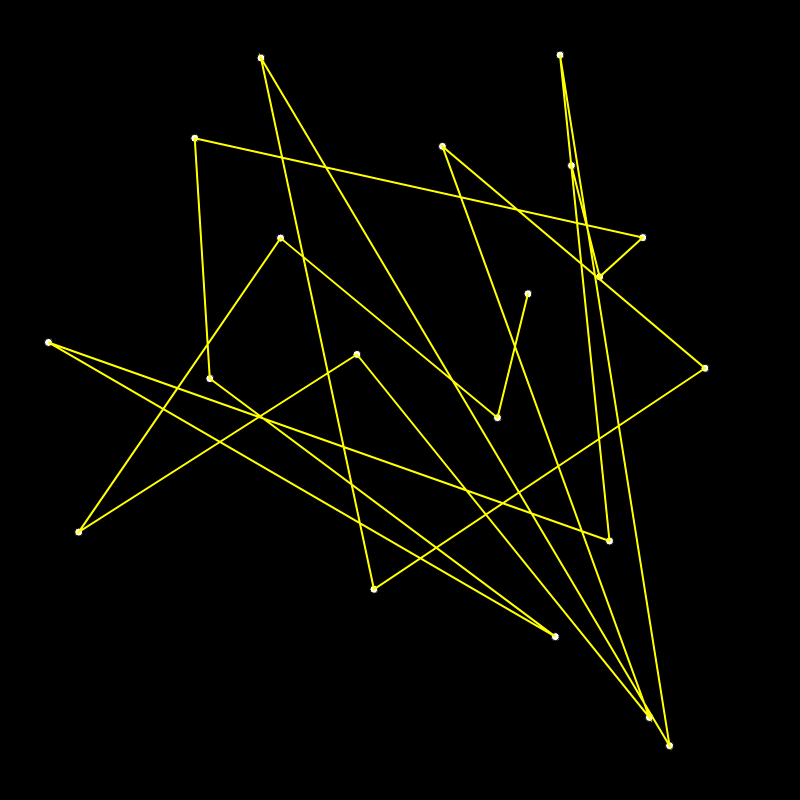
Frame 1 (no input)
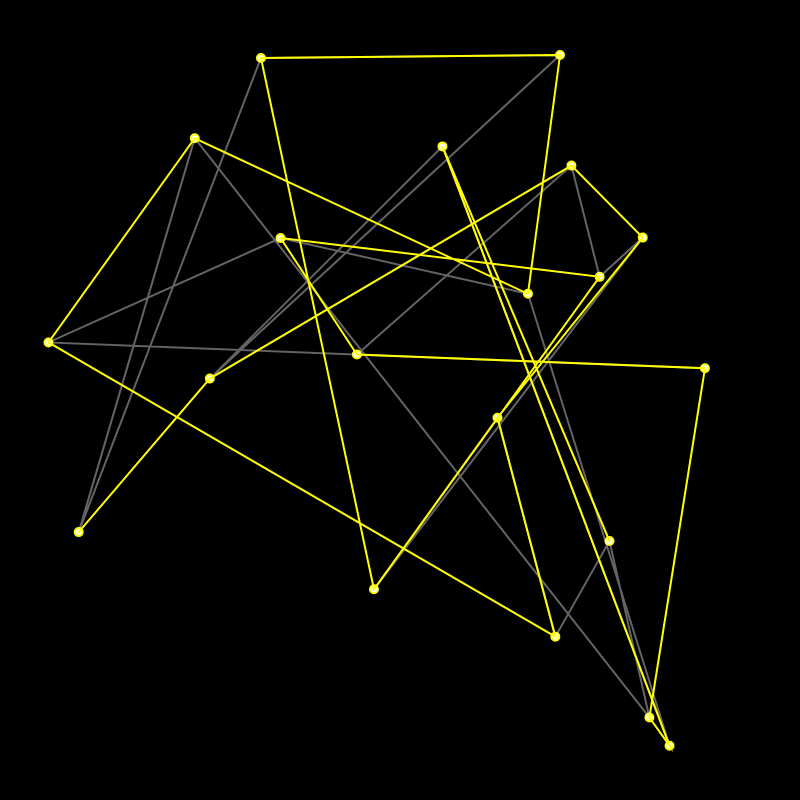
Frame 60 (no input)
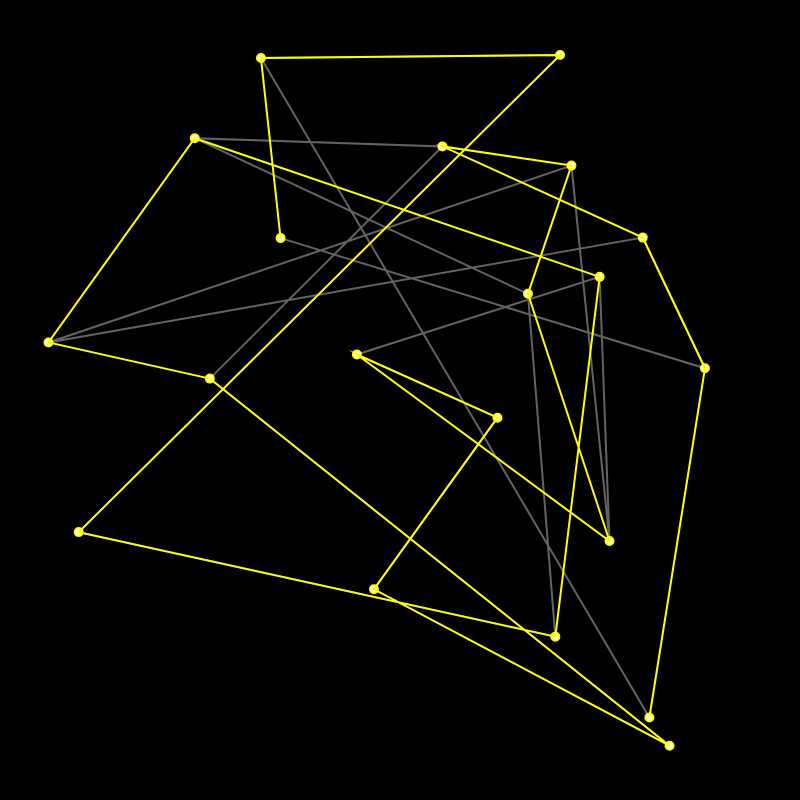
Frame 120 (the mouse pressed at the canvas centre since frame 60)

The p5.js sketch that drew these frames (run headless with seeded random() and noise() and a simulated clock; from frame 60 on, the mouse is pressed at the canvas centre):

// p5.js sketch
// ── sketch.js
let cities = [];
let totalCities = 20;
let recordDistance;
let bestEver;

function setup() {
  createCanvas(800, 800);
  for (let i = 0; i < totalCities; i++) {
    let c = createVector(random(width), random(height))
    cities.push(c);
  }

  recordDistance = calcDistance(cities);
  bestEver = cities.slice();
}

function draw(){
  background(0);

  fill(255);
  cities.forEach(city=>{
    ellipse(city.x, city.y, 8, 8)
  })

  stroke(255,255,255,100);
  noFill();
  beginShape();
  cities.forEach(city=>{
    vertex(city.x, city.y)
  })
  endShape();

  stroke(255, 255, 0);
  strokeWeight(2);
  noFill();
  beginShape();
  bestEver.forEach(city=>{
    vertex(city.x, city.y)
  })
  endShape();

  let i = floor(random(cities.length))
  let j = floor(random(cities.length))
  cities.swap(i, j)

  let d = calcDistance(cities);
  if(d < recordDistance){
    recordDistance = d;
    bestEver = cities.slice();
    console.log(recordDistance);
  }
}

Array.prototype.swap = function(i, j){
  let temp = this[i];
  this[i] = this[j];
  this[j] = temp;
}

function calcDistance(points) {
  let sum = 0;
  // points.forEach(point=>{
  //   let d = 
  // })
  for (let i = 0; i < points.length - 1; i++) {
    let d = dist(points[i].x, points[i].y, points[i+1].x, points[i+1].y);
    sum += d;
  }

  return sum;
}
